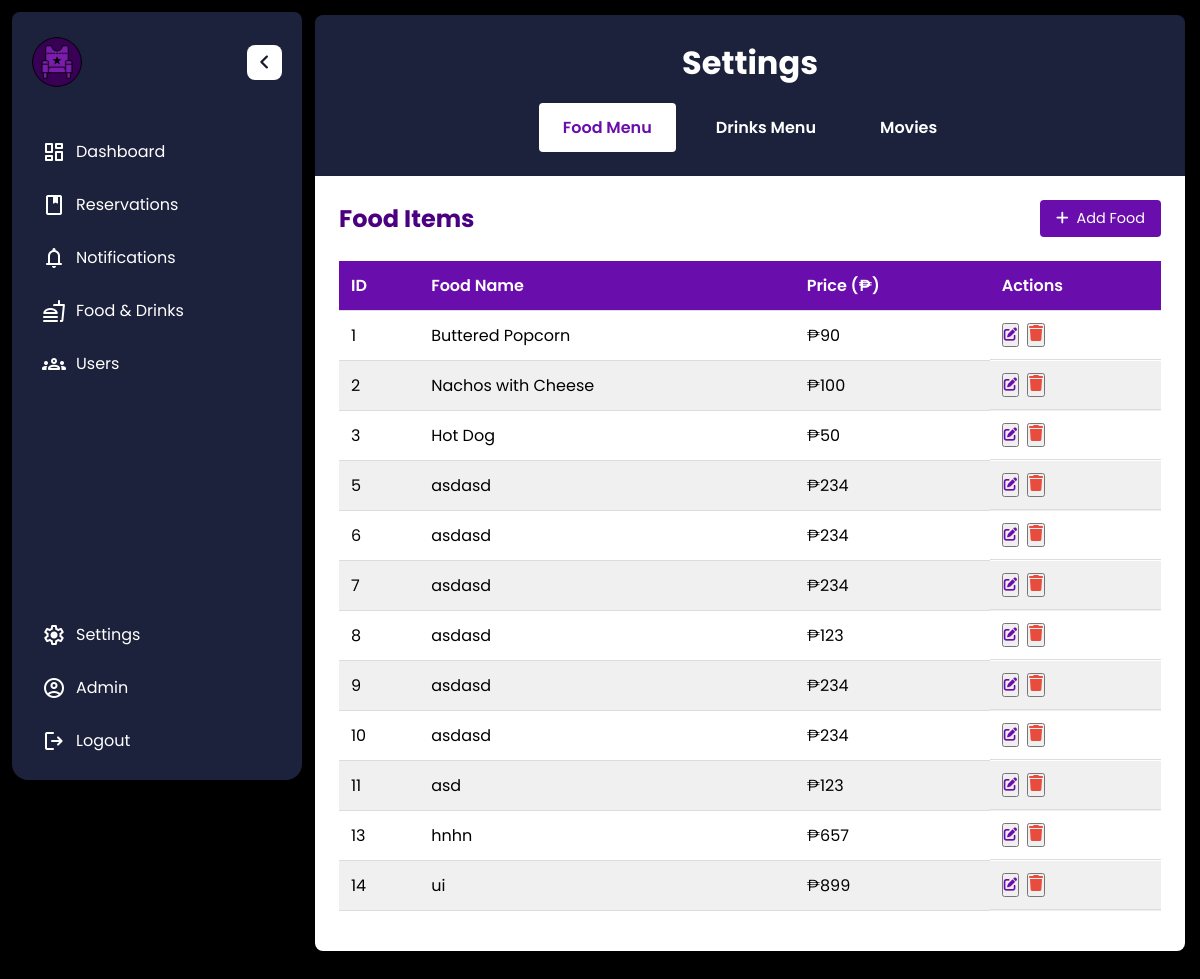
The page /settings.php on the database its author committed.
### tables this page shows
CREATE TABLE `foods` (
  `food_id` int(11) NOT NULL,
  `food_name` varchar(255) NOT NULL,
  `food_price` int(11) NOT NULL
);

### settings.php (the view, shortened to what this page needs)
<?php include 'wala.php'; ?>
<!DOCTYPE html>
<html lang="en">
<head>
    <link rel="stylesheet" href="add.css">
    <link rel="stylesheet" href="https://cdnjs.cloudflare.com/ajax/libs/font-awesome/6.0.0-beta3/css/all.min.css">
</head>
<body>
<aside class="sidebar">
        <header class="sidebar-header">
            <a href="#" class="header-logo">
                <img src="Logo.png" alt="logo">
            </a>
            <button class="toggler sidebar-toggler">
                <span class="material-symbols-rounded">chevron_left</span>
            </button>
        </header>
        <nav class="sidebar-nav">
            <ul class="nav-list primary-nav">
                <li class="nav-item">
                    <a href="dashboard.php" class="nav-link">
                        <span class="material-symbols-rounded">dashboard</span>
                        <span class="nav-label">Dashboard</span>
                    </a>
                </li>
                <li class="nav-item">
                    <a href="reservation.php" class="nav-link">
                        <span class="material-symbols-rounded">book</span>
                        <span class="nav-label">Reservations</span>
                    </a>
                </li>
                <li class="nav-item">
                    <a href="notif.html" class="nav-link">
                        <span class="material-symbols-rounded">notifications</span>
                        <span class="nav-label">Notifications</span>
                    </a>
                </li>
                <li class="nav-item">
                    <a href="food.php" class="nav-link">
                        <span class="material-symbols-rounded">fastfood</span>
                        <span class="nav-label">Food & Drinks</span>
                    </a>
                </li>
                <li class="nav-item">
                    <a href="users.php" class="nav-link">
                        <span class="material-symbols-rounded">groups</span>
                        <span class="nav-label">Users</span>
                    </a>
                </li>
            </ul>
            <ul class="nav-list secondary-nav">
            <li class="nav-item">
                    <a href="settings.php" class="nav-link">
                        <span class="material-symbols-rounded">settings</span>
                        <span class="nav-label">Settings</span>
                    </a>
                </li>
                <li class="nav-item">
                    <a href="admin.php" class="nav-link">
                        <span class="material-symbols-rounded">account_circle</span>
                        <span class="nav-label">Admin</span>
                    </a>
                </li>
                <li class="nav-item">
                    <a href="logout.php" class="nav-link">
                        <span class="material-symbols-rounded">logout</span>
                        <span class="nav-label">Logout</span>
                    </a>
                </li>
            </ul>
        </nav>
    </aside>
    <div class="main-content">
<div class="container">
    <header>
        <h1>Settings</h1>
        <div class="tabs">
            <button class="tab-button active" data-tab="food">Food Menu</button>
            <button class="tab-button" data-tab="drinks">Drinks Menu</button>
            <button class="tab-button" data-tab="movies">Movies</button>
        </div>
    </header>
    <div class="tab-content active" id="food-tab">
        <div class="table-header">
            <h2>Food Items</h2>
            <button class="add-btn" onclick="openModal('food')">
                <i class="fas fa-plus"></i> Add Food
            </button>
        </div>
        <div class="table-container">
            <table id="food-table">
                <thead>
                <tr>
                    <th>ID</th>
                    <th>Food Name</th>
                    <th>Price (₱)</th>
                    <th>Actions</th>
                </tr>
                </thead>
                <tbody>
                <?php
                $sql = "SELECT * FROM foods";
                $result = $conn->query($sql);
                if ($result->num_rows > 0) {
                    while($row = $result->fetch_assoc()) {
                        echo "<tr data-id='{$row['food_id']}'>
                                <td>{$row['food_id']}</td>
                                <td>{$row['food_name']}</td>
                                <td>₱{$row['food_price']}</td>
                                <td class='actions'>
                                    <button class='edit-btn' onclick='openEditModal(\"food\", {$row['food_id']})'>
                                        <i class='fas fa-edit'></i>
                                    </button>
                                    <button class='delete-btn' onclick='confirmDelete(\"food\", {$row['food_id']})'>
                                        <i class='fas fa-trash'></i>
                                    </button>
                                </td>
                              </tr>";
                    }
                } else {
                    echo "<tr><td colspan='4'>No food items found</td></tr>";
                }
                ?>
                </tbody>
            </table>
        </div>
    </div>
</div>
</div>
</body>
</html>

### add.css (style rules this page uses)
:root { --primary-color: #6a0dad; --primary-dark: #4b0082; --primary-light: #9b59b6; --dark-color: #1a1a1a; --light-color: #ffffff; --gray-color: #f0f0f0; --danger-color: #e74c3c; }
* { font-family: "Poppins", "Montserrat",serif; margin: 0; padding: 0; box-sizing: border-box; }
body { background: rgb(0, 0, 0); min-height: 100vh; align-items: center; justify-content: center; min-height: 100vh; overflow-x: hidden; }
.container { max-width: 100%; margin: 2rem auto; padding: 5px; margin-right: -10px; margin-top: -10px; }
header { background-color: #1c223b; color: var(--light-color); padding: 1.5rem; border-radius: 8px 8px 0 0; }
header h1 { font-size: 2rem; margin-bottom: 1rem; text-align: center; }
.tabs { display: flex; justify-content: center; margin-top: 1rem; }
.tab-button { background-color: transparent; color: var(--light-color); border: none; padding: 0.75rem 1.5rem; margin: 0 0.5rem; cursor: pointer; font-size: 1rem; font-weight: 600; border-radius: 4px; transition: all 0.3s ease; }
.tab-button.active { background-color: var(--light-color); color: var(--primary-color); }
.tab-content { display: none; background-color: var(--light-color); padding: 1.5rem; border-radius: 0 0 8px 8px; box-shadow: 0 4px 6px rgba(0, 0, 0, 0.1); }
.tab-content.active { display: block; }
.table-header { display: flex; justify-content: space-between; align-items: center; margin-bottom: 1.5rem; }
.table-header h2 { color: var(--primary-dark); font-size: 1.5rem; }
.add-btn { background-color: var(--primary-color); color: var(--light-color); border: none; padding: 0.5rem 1rem; border-radius: 4px; cursor: pointer; font-size: 0.9rem; display: flex; align-items: center; transition: background-color 0.3s ease; }
.add-btn i { margin-right: 0.5rem; }
.table-container { overflow-x: auto; }
table { width: 100%; border-collapse: collapse; margin-bottom: 1rem; }
th, td { padding: 0.75rem; text-align: left; border-bottom: 1px solid #ddd; }
th { background-color: var(--primary-color); color: var(--light-color); font-weight: 600; }
tr:nth-child(even) { background-color: var(--gray-color); }
.actions { display: flex; gap: 0.5rem; z-index: 1; position: relative; }
.edit-btn { color: var(--primary-color); }
.delete-btn { color: var(--danger-color); }
.delete-btn i { font-size: 1rem; pointer-events: none; }
.sidebar { width: 290px; height: calc(100vh - 32px); background: #1c223b; margin: 12px; border-radius: 16px; position: fixed; transition: 0.4s ease; }
.sidebar-header { position: relative; display: flex; padding: 25px 20px; align-items: center; justify-content: space-between; }
.sidebar-header .header-logo img { width: 50px; height: 50px; object-fit: contain; border-radius: 50%; display: block; }
.sidebar-nav .nav-link { color: #fff; text-decoration: none; padding: 12px 15px; align-items: center; display: flex; border-radius: 8px; gap: 10px; transition: 0.4s ease; white-space: nowrap; }
.sidebar-nav .nav-list { list-style: none; display: flex; gap: 4px; padding: 0 15px; flex-direction: column; transform: translateY(15px); transition: 0.4s ease; }
.sidebar-header .toggler { width: 35px; height: 35px; color: #151a2d; border: none; border-radius: 8px; background: #fff; cursor: pointer; display: flex; align-items: center; justify-content: center; transition: 0.4s ease; }
.sidebar-header .sidebar-toggler { position: absolute; right: 20px; }
.sidebar-header .sidebar-toggler span { font-size: 1.75rem; transition: 0.4s ease; }
.sidebar-nav .secondary-nav { position: absolute; bottom: 30px; width: 100%; }
.sidebar-nav .nav-link .nav-label { transition: opacity 0.4s ease; }
.sidebar-nav .nav-item { position: relative; }
.main-content { padding: 20px; text-align: Center; margin: 0; transition: 0.4s ease; overflow-x: hidden; }

### rows shown on the page
foods: food_id "1", food_name "Buttered Popcorn", food_price "90"
foods: food_id "2", food_name "Nachos with Cheese", food_price "100"
foods: food_id "3", food_name "Hot Dog", food_price "50"
foods: food_id "5", food_name "asdasd", food_price "234"
foods: food_id "6", food_name "asdasd", food_price "234"
foods: food_id "7", food_name "asdasd", food_price "234"
foods: food_id "8", food_name "asdasd", food_price "123"
foods: food_id "9", food_name "asdasd", food_price "234"
foods: food_id "10", food_name "asdasd", food_price "234"
foods: food_id "11", food_name "asd", food_price "123"
foods: food_id "13", food_name "hnhn", food_price "657"
foods: food_id "14", food_name "ui", food_price "899"
